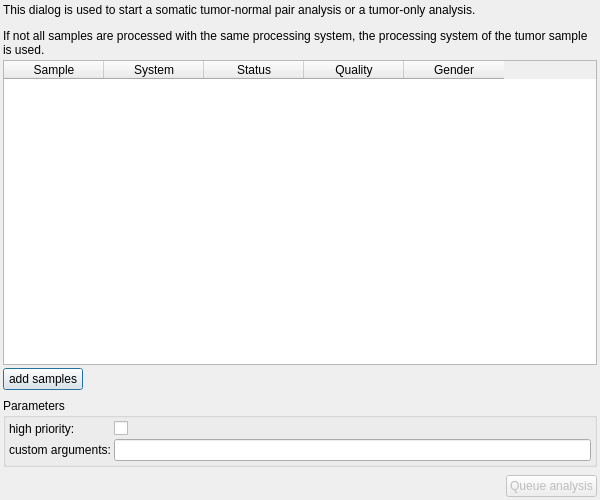
<?xml version="1.0" encoding="UTF-8"?>
<ui version="4.0">
 <class>SomaticDialog</class>
 <widget class="QDialog" name="SomaticDialog">
  <property name="geometry">
   <rect>
    <x>0</x>
    <y>0</y>
    <width>600</width>
    <height>500</height>
   </rect>
  </property>
  <property name="minimumSize">
   <size>
    <width>600</width>
    <height>500</height>
   </size>
  </property>
  <property name="windowTitle">
   <string>Start somatic analysis</string>
  </property>
  <layout class="QVBoxLayout" name="verticalLayout">
   <property name="spacing">
    <number>3</number>
   </property>
   <property name="leftMargin">
    <number>3</number>
   </property>
   <property name="topMargin">
    <number>3</number>
   </property>
   <property name="rightMargin">
    <number>3</number>
   </property>
   <property name="bottomMargin">
    <number>3</number>
   </property>
   <item>
    <widget class="QLabel" name="label_7">
     <property name="text">
      <string>&lt;html&gt;&lt;head/&gt;&lt;body&gt;&lt;p&gt;This dialog is used to start a somatic tumor-normal pair analysis or a tumor-only analysis. &lt;/p&gt;&lt;p&gt;If not all samples are processed with the same processing system, the processing system of the tumor sample is used.&lt;/p&gt;&lt;/body&gt;&lt;/html&gt;</string>
     </property>
     <property name="alignment">
      <set>Qt::AlignBottom|Qt::AlignLeading|Qt::AlignLeft</set>
     </property>
     <property name="wordWrap">
      <bool>true</bool>
     </property>
    </widget>
   </item>
   <item>
    <widget class="QTableWidget" name="samples_table">
     <property name="editTriggers">
      <set>QAbstractItemView::NoEditTriggers</set>
     </property>
     <column>
      <property name="text">
       <string>Sample</string>
      </property>
     </column>
     <column>
      <property name="text">
       <string>System</string>
      </property>
     </column>
     <column>
      <property name="text">
       <string>Status</string>
      </property>
     </column>
     <column>
      <property name="text">
       <string>Quality</string>
      </property>
     </column>
     <column>
      <property name="text">
       <string>Gender</string>
      </property>
     </column>
    </widget>
   </item>
   <item>
    <layout class="QHBoxLayout" name="horizontalLayout_2">
     <property name="spacing">
      <number>3</number>
     </property>
     <item>
      <widget class="QPushButton" name="add_samples">
       <property name="text">
        <string>add samples</string>
       </property>
       <property name="icon">
        <iconset resource="GSvar.qrc">
         <normaloff>:/Icons/Add_green.png</normaloff>:/Icons/Add_green.png</iconset>
       </property>
      </widget>
     </item>
     <item>
      <spacer name="horizontalSpacer_2">
       <property name="orientation">
        <enum>Qt::Horizontal</enum>
       </property>
       <property name="sizeHint" stdset="0">
        <size>
         <width>40</width>
         <height>20</height>
        </size>
       </property>
      </spacer>
     </item>
    </layout>
   </item>
   <item>
    <spacer name="verticalSpacer_2">
     <property name="orientation">
      <enum>Qt::Vertical</enum>
     </property>
     <property name="sizeType">
      <enum>QSizePolicy::Fixed</enum>
     </property>
     <property name="sizeHint" stdset="0">
      <size>
       <width>5</width>
       <height>5</height>
      </size>
     </property>
    </spacer>
   </item>
   <item>
    <widget class="QGroupBox" name="param_group">
     <property name="title">
      <string>Parameters</string>
     </property>
     <property name="flat">
      <bool>true</bool>
     </property>
     <layout class="QFormLayout" name="formLayout">
      <property name="horizontalSpacing">
       <number>3</number>
      </property>
      <property name="verticalSpacing">
       <number>3</number>
      </property>
      <property name="leftMargin">
       <number>3</number>
      </property>
      <property name="topMargin">
       <number>3</number>
      </property>
      <property name="rightMargin">
       <number>3</number>
      </property>
      <property name="bottomMargin">
       <number>3</number>
      </property>
      <item row="0" column="0">
       <widget class="QLabel" name="label">
        <property name="text">
         <string>high priority:</string>
        </property>
       </widget>
      </item>
      <item row="0" column="1">
       <widget class="QCheckBox" name="high_priority">
        <property name="text">
         <string/>
        </property>
        <property name="checked">
         <bool>false</bool>
        </property>
       </widget>
      </item>
      <item row="1" column="0">
       <widget class="QLabel" name="label_2">
        <property name="text">
         <string>custom arguments:</string>
        </property>
       </widget>
      </item>
      <item row="1" column="1">
       <widget class="QLineEdit" name="custom_args"/>
      </item>
     </layout>
    </widget>
   </item>
   <item>
    <spacer name="verticalSpacer">
     <property name="orientation">
      <enum>Qt::Vertical</enum>
     </property>
     <property name="sizeType">
      <enum>QSizePolicy::Fixed</enum>
     </property>
     <property name="sizeHint" stdset="0">
      <size>
       <width>5</width>
       <height>5</height>
      </size>
     </property>
    </spacer>
   </item>
   <item>
    <layout class="QHBoxLayout" name="horizontalLayout">
     <property name="spacing">
      <number>3</number>
     </property>
     <item>
      <spacer name="horizontalSpacer">
       <property name="orientation">
        <enum>Qt::Horizontal</enum>
       </property>
       <property name="sizeHint" stdset="0">
        <size>
         <width>40</width>
         <height>20</height>
        </size>
       </property>
      </spacer>
     </item>
     <item>
      <widget class="QPushButton" name="start_button">
       <property name="enabled">
        <bool>false</bool>
       </property>
       <property name="text">
        <string>Queue analysis</string>
       </property>
      </widget>
     </item>
    </layout>
   </item>
  </layout>
 </widget>
 <tabstops>
  <tabstop>start_button</tabstop>
 </tabstops>
 <resources>
  <include location="GSvar.qrc"/>
 </resources>
 <connections>
  <connection>
   <sender>start_button</sender>
   <signal>clicked()</signal>
   <receiver>SomaticDialog</receiver>
   <slot>accept()</slot>
   <hints>
    <hint type="sourcelabel">
     <x>220</x>
     <y>118</y>
    </hint>
    <hint type="destinationlabel">
     <x>174</x>
     <y>69</y>
    </hint>
   </hints>
  </connection>
 </connections>
</ui>
